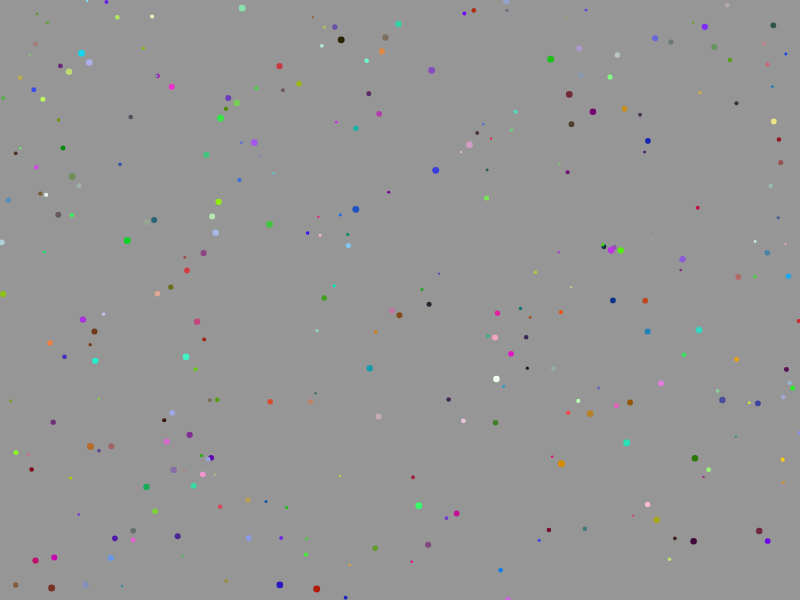
Frame 1 (no input)
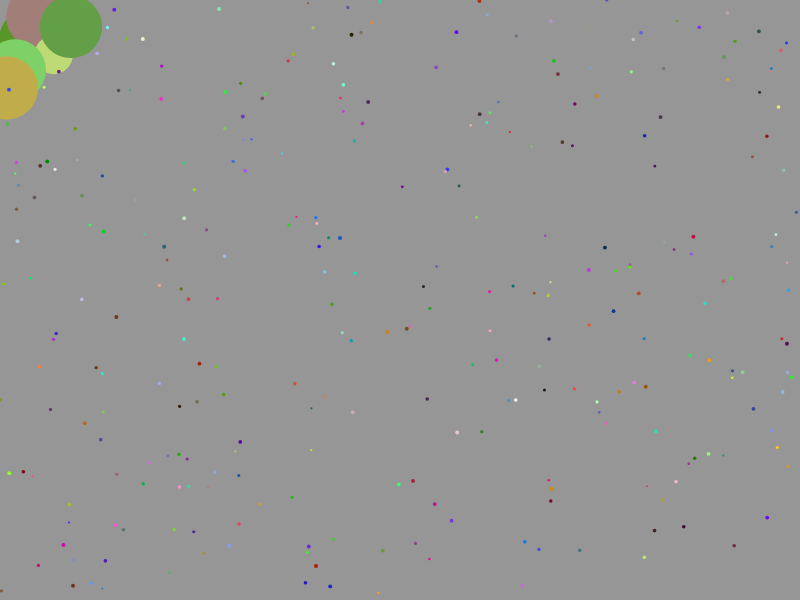
Frame 60 (no input)
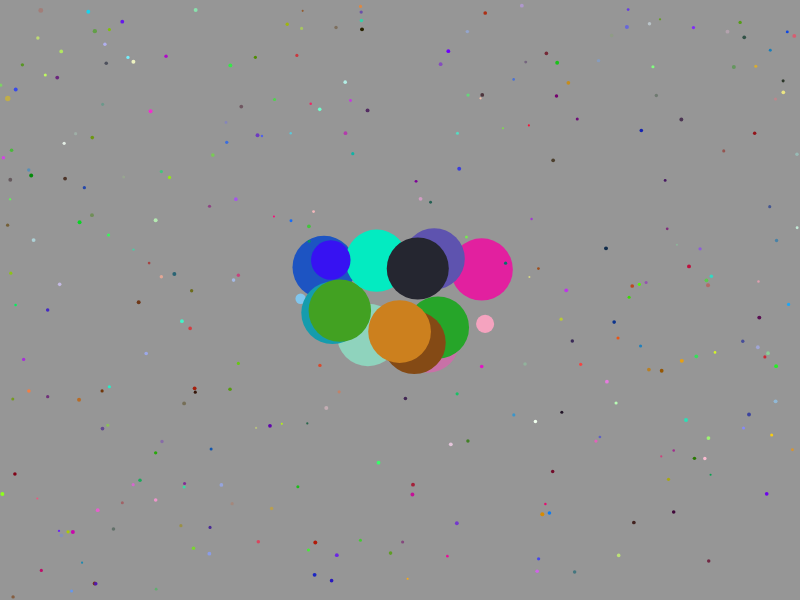
Frame 120 (the mouse pressed at the canvas centre since frame 60)

The p5.js sketch that drew these frames (run headless with seeded random() and noise() and a simulated clock; from frame 60 on, the mouse is pressed at the canvas centre):

// p5.js sketch
// ── sketch.js
/*
 * @Description: In User Settings Edit
 * @Author: your name
 * @Date: 2019-08-09 18:01:12
 * @LastEditTime: 2019-08-09 18:40:01
 * @LastEditors: Please set LastEditors
 */
let balls = []

function setup() {
    createCanvas(displayWidth, displayHeight)
    for (let i = 0; i < 300; i++) {
        balls.push(new Ball())
    }
}

function draw() {
    background(150)

    for (let i = 0; i < 300; i++) {
        balls[i].show()
        balls[i].update()
        balls[i].amplification(dist(mouseX, mouseY, balls[i].x, balls[i].y) < 90)

    }
}
// ── ball.js
/*
 * @Description: In User Settings Edit
 * @Author: your name
 * @Date: 2019-08-09 18:03:14
 * @LastEditTime: 2019-08-09 18:38:13
 * @LastEditors: Please set LastEditors
 */
function Ball() {
    this.x = random(0, displayWidth)
    this.y = random(0, displayHeight)
    this.r = random(2, 7)

    this.dx = random(-0.5, 0.5)
    this.dy = random(-0.5, 0.5)

    this.color = color(random(1, 255), random(1, 255), random(1, 255))

    this.dr = 1
    this.maxr = random(60, 80)
}

Ball.prototype.show = function() {
    noStroke()
    fill(this.color)
    ellipse(this.x, this.y, this.r)
}

Ball.prototype.update = function() {
    if (this.x < 0 || this.x > displayWidth) {
        this.dx = this.dx * -1
    }
    if (this.y < 0 || this.y > displayHeight) {
        this.dy = this.dy * -1
    }
    
    this.x += this.dx
    this.y += this.dy
}

// 在范围之内放大, 否则缩小
Ball.prototype.amplification = function(isInScope) {
    if (isInScope) {
        if (this.r < this.maxr) {
            this.r += this.dr
        }
    } else {
        if (this.r > 4) {
            this.r -= this.dr
        }
    }
}
